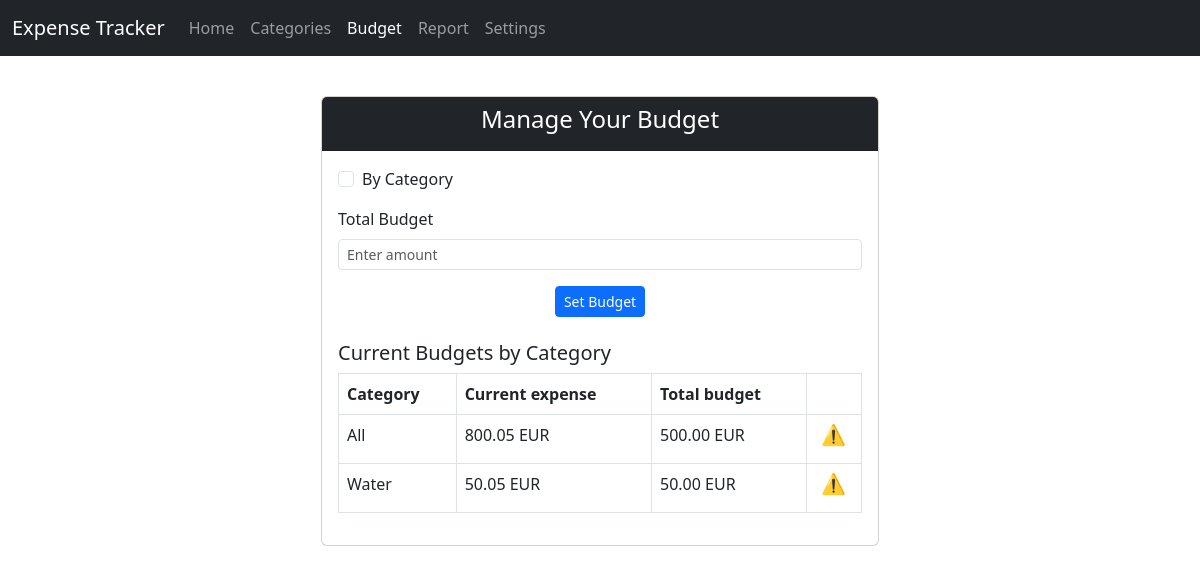
The page /budget on the database as committed earlier.
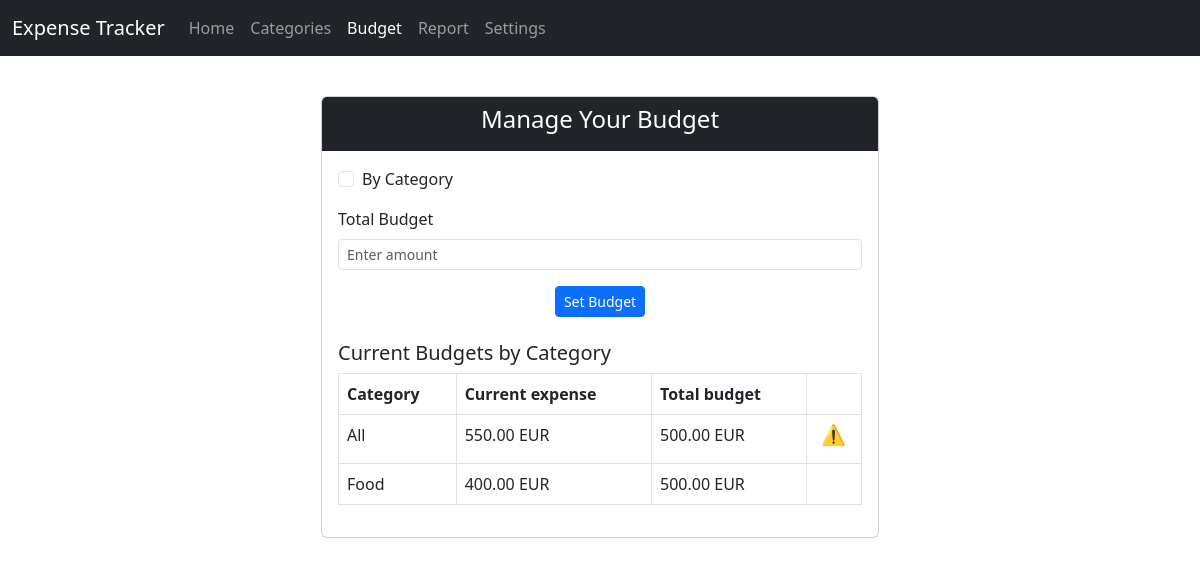
The same page on the database as committed later.
### src/models.py (models this page shows, shortened)
class Budget(db.Model):
    id: Mapped[int] = mapped_column(primary_key=True)
    category_id: Mapped[int] = mapped_column(ForeignKey('category.id'), nullable=False)
    current_budget: Mapped[float] = mapped_column(nullable=False)
    total_budget: Mapped[float] = mapped_column(nullable=False)
    category: Mapped['Category'] = relationship(back_populates='budget')

class Category(db.Model):
    id: Mapped[int] = mapped_column(primary_key=True)
    name: Mapped[str] = mapped_column(String(30), unique=True, nullable=False)
    category_type: Mapped[str] = mapped_column(String(10), nullable=False)  # 'income' or 'expense'
    transactions: Mapped[list['Transaction']] = relationship(back_populates='category', lazy=True)
    budget: Mapped['Budget'] = relationship(back_populates='category')

### src/routes/budget.py (the view)
@budget_bp.route('/budget')
def budget():
    categories = get_categories_by_type("expense")
    budgets = get_budgets()
    return render_template('budget.html', categories=categories,
                           budgets=budgets, default_currency=config.DEFAULT_CURRENCY)

### src/utils.py (called while the page is built)
def get_budgets() -> List[Budget]:
    return [el[0] for el in db.session.execute(db.select(Budget))]

def get_categories_by_type(category_type: str) -> List[Category]:
    return [el[0] for el in db.session.execute(db.select(Category)
                                               .filter_by(category_type=category_type))]

### src/templates/budget.html (shortened to what this page needs)
{% extends "base.html" %}
{% block content %}
<div class="d-flex justify-content-center">
    <div class="card w-50 mt-3">
        <div class="card-header bg-dark text-white text-center">
            <h4>Manage Your Budget</h4>
        </div>
        <div class="card-body">
            <form action="/budget" method="GET">
                <div class="form-check mb-3">
                    <input class="form-check-input" type="checkbox" name="by_category" id="by_category"
                        value="1" {% if request.args.get('by_category') %}checked{% endif %}
                        onchange="this.form.submit()">
                    <label class="form-check-label" for="by_category">By Category</label>
                </div>
            </form>
            <form action="/budget-set" method="POST" class="mt-3">
                <div class="mb-3">
                    <label for="total_budget" class="form-label">Total Budget</label>
                    <input type="number" class="form-control form-control-sm" name="total_budget"
                        placeholder="Enter amount" required>
                </div>
                <div class="text-center mt-3">
                    <button type="submit" class="btn btn-primary btn-sm">Set Budget</button>
                </div>
            </form>
            <div class="mt-4">
                <h5>Current Budgets by Category</h5>
                <table class="table table-bordered">
                    <thead>
                        <tr>
                            <th>Category</th>
                            <th>Current expense</th>
                            <th>Total budget</th>
                            <th></th>
                        </tr>
                    </thead>
                    <tbody>
                        {% for budget in budgets %}
                            <tr>
                                <td>
                                    {% if budget.category_id == 0 %}
                                        All
                                    {% else %}
                                        {{ budget.category.name }}
                                    {% endif %}
                                </td>
                                <td>{{ "%.2f"|format(budget.current_budget) }} {{ default_currency }}</td>
                                <td>{{ "%.2f"|format(budget.total_budget) }} {{ default_currency }}</td>
                                    <td class="text-center">
                                        {% if budget.current_budget > budget.total_budget %}
                                            <h5>⚠️</h5>
                                        {% endif%}
                                    </td>
                            </tr>
                        {% endfor %}
                    </tbody>
                </table>
            </div>
        </div>
    </div>
</div>
{% endblock %}

Rows that differ between the two databases and show on the page:
changed Budget (number 1 of 2 on the later page): current_budget "800.05" → "550.00"
changed Budget: category.name "Water" → "Food"; current_budget "50.05" → "400.00"; total_budget "50.00" → "500.00"; no longer shows "⚠️"
